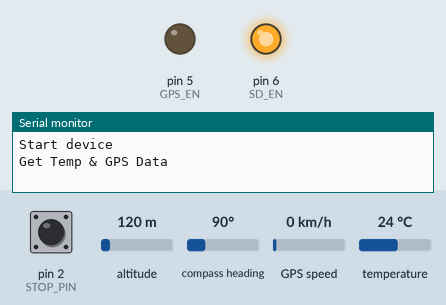
Bench run of a sketch on a simulated Arduino Uno, built with avr-gcc and run on an emulated ATmega328P. On the bench: output pins drawn as LEDs (lit = HIGH), the last lines printed to the serial monitor. The inputs (shaded band) are chosen by the test bench; at power-on: pin 2 (STOP_PIN) HIGH, altitude 120 m, compass heading 90°, GPS speed 0 km/h, temperature 24 °C. Storage starts empty; the GPS gets a fix after 3 s at 37.7749, -122.4194 with 8 satellites.

Above: at 4.2 s.
4.3 s: pin 2 (STOP_PIN) pulled LOW for 0.2 s
At 5.2 s:
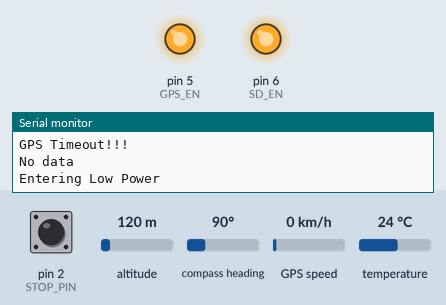
7.0 s: pin 2 (STOP_PIN) pulled LOW for 3.2 s
At 36.5 s:
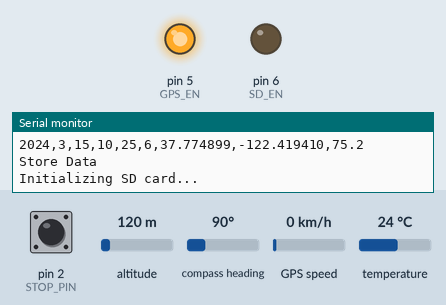
Timing chart, 0 to 37.9 s (numbered marks = the images above; inputs shaded):
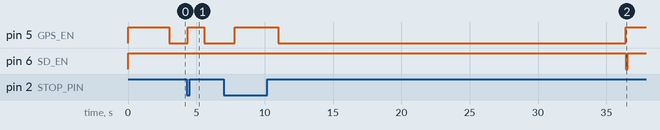

Measured:
- after the input at 4.3 s, pin 5 (GPS_EN): LOW → HIGH after 0.08 s, → LOW 1.2 s later
- after the input at 7.0 s, pin 5 (GPS_EN): LOW → HIGH after 0.80 s instead of 24.0 s

The sketch:

GPS_dataloggerV1.1.ino
```cpp
/*
    GPS Data correction, SD write, Temperature, PinEnabled, Magnet detect
    Alpha Version
*/
#include <SD.h>
#include <SPI.h>
#include <OneWire.h>
#include "DallasTemperature.h"
#include "TinyGPS++.h"
#include "SoftwareSerial.h"
#include "LowPower.h"


const String DEVICE_TAG = "TAG123";     // Device Tag (AlphaNum) AT most 6 letter/number

#define STOP_PIN 2  // Stop Device (Reed Switch)
#define GPS_EN 5    // GPS Enable pin
#define SD_EN 6     // SD card Enable Pin
#define RESET_DEV A3    // Pin A3 to reset the device
#define ONE_WIRE_BUS 7  // Temp Pin
#define SD_INIT_CHK 3   // SD card initialization limit (how many times)
#define GPS_CHK_MIN 4   // Wait for signal from GPS in minute
#define DEEP_SLEEP_SEC  14400     // EX: 2 hours = 60x60x2 = 7200 s

double getTemperature(void);     // Read temp
String getGPS(void);            // Read GPS
int storeData(String *data);    // Store Data
void stop_device(void);         // ISR for Mag Switch

SoftwareSerial serial_connection(4, 3); //RX=pin 4, TX=pin 3
TinyGPSPlus gps;    //This is the GPS object that will pretty much do all the grunt work with the NMEA data

OneWire oneWire(ONE_WIRE_BUS);  // For Temperature
DallasTemperature temp_sensor(&oneWire);

const int chip_select = 10;     // SD card Chip select
volatile bool reset_now = false;    // True if magnet is attached: involved main loop & getGPS

void setup()
{
    // Configure STOP Pin and Interrupt
    pinMode(STOP_PIN, INPUT_PULLUP);    // Normally HIGH
    attachInterrupt(digitalPinToInterrupt(STOP_PIN), stop_device, FALLING);

    // LED check
    pinMode(13, OUTPUT);
    digitalWrite(13, HIGH);     // Indicator LED on

    // Start Configuration
    digitalWrite(GPS_EN, HIGH);
    digitalWrite(SD_EN, HIGH);
    pinMode(GPS_EN, OUTPUT);
    pinMode(SD_EN, OUTPUT);

    delay(2000);
    digitalWrite(GPS_EN, HIGH);
    digitalWrite(SD_EN, HIGH);

    Serial.begin(9600);//This opens up communications to the Serial monitor in the Arduino IDE

    digitalWrite(13, LOW);     // Indicatior LED off
    pinMode(13, INPUT);

    delay(500);
    Serial.println("Start device");
    delay(500);
}
// float temperature=0;
void loop()
{
    digitalWrite(GPS_EN, HIGH);
    digitalWrite(SD_EN, HIGH);

    // If reset_now is not triggered and STOP_PIN is high (Magnet not attached)
    if (!reset_now && digitalRead(STOP_PIN)){
        String gps_data = "";

        // Get Temperature and GPS Data
        Serial.println("Get Temp & GPS Data");
        gps_data = getGPS();
        Serial.println(gps_data);

        // Check if GPS data is available
        if (gps_data == "")                 // If data is not available
            Serial.println("No data");
        else{
            Serial.println("Store Data");
            if(!storeData(&gps_data))
                Serial.println("Error Writing data");
        }
        // Serial.println("Data Available");


        // /*      Low Power Sleep
        Serial.println("Entering Low Power");
        delay(100);

        for (unsigned int sleepCounter = DEEP_SLEEP_SEC; sleepCounter > 0; sleepCounter--)
        {
            LowPower.powerDown(SLEEP_1S, ADC_OFF, BOD_OFF);
            if (reset_now)
                break;
        }
        // Serial.begin(9600);//This opens up communications to the Serial monitor in the Arduino IDE
        // delay(800);
        Serial.println("Low Power Ends");
        // Low Power Sleep Ends    */
    }

    else{
        Serial.println("Reset: Magnet Attached");
        delay(100);
        // pinMode(STOP_PIN, INPUT);
        // digitalWrite(STOP_PIN, HIGH);
        while (!digitalRead(STOP_PIN))
        {
            pinMode(STOP_PIN, INPUT);           // PULLUP consumes much power, change to INPUT
            LowPower.powerDown(SLEEP_1S, ADC_OFF, BOD_OFF);
            pinMode(STOP_PIN, INPUT_PULLUP);    // Check for the Magnet, changing to PULLUP
        }
        // pinMode(STOP_PIN, INPUT_PULLUP);
        reset_now = false;
    }

    // delay(2000);

}//End Loop


// Get Temperature (in F)
double getTemperature(void){
    int count = 0;
    double temp;
    temp_sensor.begin();        // Sensor reading begins
    delay(100);
    while(count < 20){
        temp_sensor.requestTemperatures();
        temp = temp_sensor.getTempFByIndex(0);
        if(temp > -50 && temp < 130)
            return temp;
        count++;
    }
    return 185;
}


// Get GPS Data
String getGPS(void){
    unsigned long int start_time=millis(), interval = GPS_CHK_MIN * 60000;
    double lat_stored[5] = {0.0}, lon_stored[5] = {0.0};     // Store GPS data for accuracy
    double lat_calc=0, lon_calc=0;                          // Calculated lat and lon
    double temperature = 0;
    uint8_t count = 0;                            // Count how many times data received
    uint8_t store_from=20, store_to=25;                     // Analyze data from and to
    // Serial.println("Get GPS data");
    // Configuration: Start GPS
    digitalWrite(GPS_EN, LOW);
    serial_connection.begin(9600);//This opens up communications to the GPS

    delay(500);
    // Collect Temperature in this window (GPS wait time)
    temperature = getTemperature();

    // Check for the GPS signal for GPS_CHK_MILLISECOND
    while(millis() - start_time <= interval && !reset_now){
        while(serial_connection.available())//While there are characters to come from the GPS
            gps.encode(serial_connection.read());//This feeds the serial NMEA data into the library one char at a time

        // Store GPS Data and check if it is not first data
        if(gps.location.isUpdated())//This will pretty much be fired all the time anyway but will at least reduce it to only after a package of NMEA data comes in
        {
            interval = GPS_CHK_MIN * 60000 + 30000;     // Add 30sec to timeout interval

            count++;
            Serial.print("Count: ");
            Serial.println(count);

            // Store location for count number "store_from" to count number "store_to"
            if (count < store_from){
                Serial.println(gps.location.lat(), 6);
                Serial.println(gps.location.lng(), 6);
            }

            else if (count >= store_from && count < store_to){
                lat_stored[count - store_from] = gps.location.lat();     // "lat_store" Index from zeor
                lon_stored[count - store_from] = gps.location.lng();
                Serial.println(lat_stored[count - store_from], 6);
                Serial.println(lon_stored[count - store_from], 6);
            }

            // If count >= 15, Turn off GPS & Calculate final lat and lon
            else {
                // Trun off GPS module and return data
                digitalWrite(GPS_EN, HIGH);

                // Calculate Lat & Lon
                for (int i=0; i<(store_to - store_from); i++){      // i from 0 to (store_to-store_from)
                    lat_calc += lat_stored[i];
                    lon_calc += lon_stored[i];
                }
                lat_calc /= (store_to - store_from);    // Find mean of stred lats
                lon_calc /= (store_to - store_from);

                // Convert GPS data into string
                // Format: year,month,day,hour,minute,second,latitude,longitude
                String gps_data = "";
                gps_data += String(gps.date.year()) + ",";
                gps_data += String(gps.date.month()) + ",";
                gps_data += String(gps.date.day()) + ",";
                gps_data += String(gps.time.hour()) + ",";
                gps_data += String(gps.time.minute()) + ",";
                gps_data += String(gps.time.second()) + ",";

                gps_data += String(lat_calc, 6) + ",";
                gps_data += String(lon_calc, 6) + ",";
                // Serial.println(gps_data);

                // If temperature was not read properly
                if (temperature == 185.00)
                    temperature = getTemperature();

                // Include Temperature into gps data
                gps_data += String(temperature, 1);

                return gps_data;    // Return GPS & Temperature
            }
            delay(800);
        }//End If
    }//Loop GPS data acquisition

    // If GPS is not read within the time limit, return empty string and turn off GPS Module
    digitalWrite(GPS_EN, HIGH);
    Serial.println("GPS Timeout!!!");
    return String("");
}


// Store data in SD card
int storeData(String *data){
    // Initialize SD Card
    digitalWrite(SD_EN, LOW);       // Turn on SD card
    Serial.println("Initializing SD card...");
    // If SD card initialization fails, check for SD_INIT_CHK times
    for (int count_sd=0; count_sd<SD_INIT_CHK && !SD.begin(chip_select); count_sd++) {
        digitalWrite(SD_EN, HIGH);
        delay(1000);
        digitalWrite(SD_EN, LOW);
        if (count_sd = SD_INIT_CHK-1){
            Serial.println("SD card initialization failed");
            return 0;
        }
    }//for SD card check
    Serial.println("SD Card Ready");
    delay(100);

    // Open the output file & Write
    String file_name = "G_" + DEVICE_TAG + ".csv";
    File dataFile = SD.open(file_name, FILE_WRITE);
    // If file is available
    if(dataFile){
        dataFile.println(*data);
        dataFile.close();
        Serial.print("Written: ");
        Serial.println(*data);          //Write to serial
    }
    // If file not available
    else
        Serial.println("Error opening file");

    // Unmount SD Card
    digitalWrite(SD_EN, HIGH);

    return 1;
}


// Reset device
void stop_device(void){
    // Update Reset variable
    reset_now = true;                   // Affect Mainloop & getGPS()
    delay(500);         // Debouncing delay
}
```
